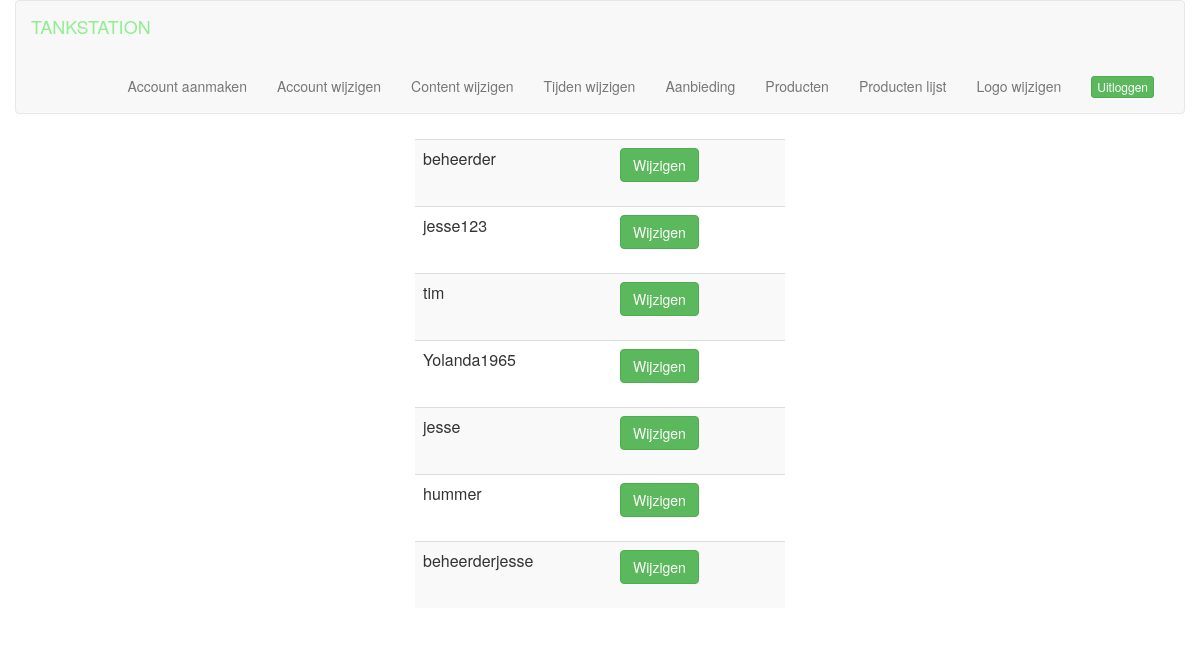
Screenshot of /account_wijzigen.php with the database file from the repository.
### tables this page shows
CREATE TABLE IF NOT EXISTS `gebruikers` (
  `id` int(3) NOT NULL AUTO_INCREMENT,
  `gebruikersnaam` varchar(50) NOT NULL,
  `wachtwoord` varchar(200) NOT NULL,
  `naam` varchar(100) NOT NULL,
  `achternaam` varchar(100) NOT NULL,
  `rol` varchar(10) NOT NULL,
  `functie` varchar(10) NOT NULL,
  `locatie` int(5) NOT NULL,
  PRIMARY KEY (`id`),
  UNIQUE KEY `gebruikersnaam` (`gebruikersnaam`)
);

### account_wijzigen.php (the view, shortened to what this page needs)
<?php
include 'headerbeheer.php';
?>
<div class="row">
    <div class="col-lg-4 col-md-4 col-sm-4"></div>
    <div class="col-lg-4 col-md-4 col-sm-4">
        <?php
        $result = mysqli_query($con, "SELECT * FROM gebruikers");
        echo "<div class='content-display'>";
        echo "<table class='table table-striped table-hover'>";
        while ($row = mysqli_fetch_array($result)) {
            echo "<tr>";
            echo "<td>";
            echo $row["gebruikersnaam"];
            echo "</td>";
            echo "<td>";
            echo "<form action='#' method='post'>";
            echo "<button type='submit' name='gegevenswijzigen' class='btn btn-success' value='{$row['id']}'>Wijzigen</button>";
            echo"</form>";
            echo "<td>";
            echo "</tr>";
        }
        echo "</div>";
        ?>
    </div>
    <div class="col-lg-4 col-md-4 col-sm-4"></div>
</div>

### rows the page displays
gebruikers: gebruikersnaam "beheerder", $row['id'] 7 (drawn)
gebruikers: gebruikersnaam "jesse123", $row['id'] 10 (drawn)
gebruikers: gebruikersnaam "tim", $row['id'] 11 (drawn)
gebruikers: gebruikersnaam "Yolanda1965", $row['id'] 12 (drawn)
gebruikers: gebruikersnaam "jesse", $row['id'] 13 (drawn)
gebruikers: gebruikersnaam "hummer", $row['id'] 22 (drawn)
gebruikers: gebruikersnaam "beheerderjesse", $row['id'] 24 (drawn)
